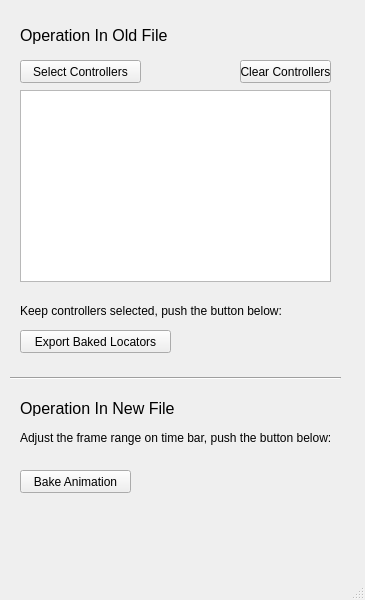
<?xml version="1.0" encoding="UTF-8"?>
<ui version="4.0">
 <class>MainWindow</class>
 <widget class="QMainWindow" name="MainWindow">
  <property name="geometry">
   <rect>
    <x>0</x>
    <y>0</y>
    <width>365</width>
    <height>600</height>
   </rect>
  </property>
  <property name="windowTitle">
   <string>MainWindow</string>
  </property>
  <widget class="QWidget" name="centralwidget">
   <widget class="QLabel" name="label">
    <property name="geometry">
     <rect>
      <x>20</x>
      <y>20</y>
      <width>161</width>
      <height>31</height>
     </rect>
    </property>
    <property name="font">
     <font>
      <pointsize>12</pointsize>
     </font>
    </property>
    <property name="text">
     <string>Operation In Old File</string>
    </property>
   </widget>
   <widget class="QPushButton" name="selectBTN">
    <property name="geometry">
     <rect>
      <x>20</x>
      <y>60</y>
      <width>121</width>
      <height>23</height>
     </rect>
    </property>
    <property name="text">
     <string>Select Controllers</string>
    </property>
   </widget>
   <widget class="QLabel" name="label_2">
    <property name="geometry">
     <rect>
      <x>20</x>
      <y>400</y>
      <width>181</width>
      <height>16</height>
     </rect>
    </property>
    <property name="font">
     <font>
      <pointsize>12</pointsize>
     </font>
    </property>
    <property name="text">
     <string>Operation In New File</string>
    </property>
   </widget>
   <widget class="QPushButton" name="bakeBTN">
    <property name="geometry">
     <rect>
      <x>20</x>
      <y>470</y>
      <width>111</width>
      <height>23</height>
     </rect>
    </property>
    <property name="text">
     <string>Bake Animation</string>
    </property>
   </widget>
   <widget class="QListWidget" name="selectedLSW">
    <property name="geometry">
     <rect>
      <x>20</x>
      <y>90</y>
      <width>311</width>
      <height>192</height>
     </rect>
    </property>
   </widget>
   <widget class="QPushButton" name="clearBTN">
    <property name="geometry">
     <rect>
      <x>240</x>
      <y>60</y>
      <width>91</width>
      <height>23</height>
     </rect>
    </property>
    <property name="text">
     <string>Clear Controllers</string>
    </property>
   </widget>
   <widget class="QPushButton" name="exportBTN">
    <property name="geometry">
     <rect>
      <x>20</x>
      <y>330</y>
      <width>151</width>
      <height>23</height>
     </rect>
    </property>
    <property name="text">
     <string>Export Baked Locators</string>
    </property>
   </widget>
   <widget class="QLabel" name="label_3">
    <property name="geometry">
     <rect>
      <x>20</x>
      <y>300</y>
      <width>271</width>
      <height>21</height>
     </rect>
    </property>
    <property name="text">
     <string>Keep controllers selected, push the button below:</string>
    </property>
   </widget>
   <widget class="QLabel" name="label_4">
    <property name="geometry">
     <rect>
      <x>20</x>
      <y>430</y>
      <width>321</width>
      <height>16</height>
     </rect>
    </property>
    <property name="text">
     <string>Adjust the frame range on time bar, push the button below:</string>
    </property>
   </widget>
   <widget class="Line" name="line">
    <property name="geometry">
     <rect>
      <x>10</x>
      <y>370</y>
      <width>331</width>
      <height>16</height>
     </rect>
    </property>
    <property name="orientation">
     <enum>Qt::Horizontal</enum>
    </property>
   </widget>
  </widget>
  <widget class="QMenuBar" name="menubar">
   <property name="geometry">
    <rect>
     <x>0</x>
     <y>0</y>
     <width>365</width>
     <height>21</height>
    </rect>
   </property>
  </widget>
  <widget class="QStatusBar" name="statusbar"/>
 </widget>
 <resources/>
 <connections/>
</ui>
